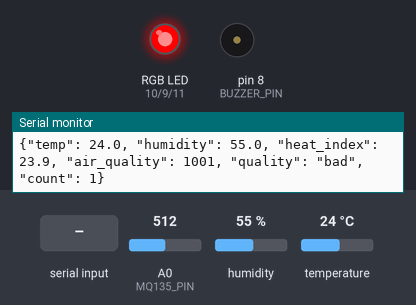
This sketch was run on a simulated Arduino Uno, built with avr-gcc and run on an emulated ATmega328P. Parts: an RGB LED mixed from three pins (HIGH = lit), buzzer (waves = sounding), the last lines printed to the serial monitor. Inputs (shaded band) come from the test bench; at power-on: A0 (MQ135_PIN) = 512, humidity 55 %, temperature 24 °C.

Above: at 5.7 s.
5.8 s: "SET_COLOR:\n" received over Serial
At 7.2 s:
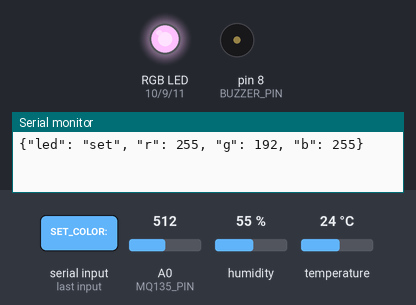
12.0 s: "SET_COLOR:90\n" received over Serial
At 13.1 s:
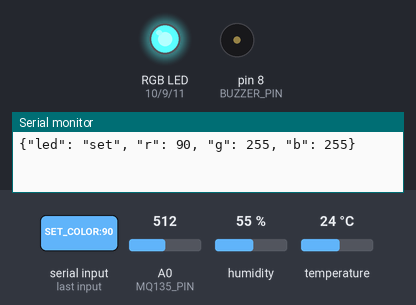
22.0 s: "AUTO_COLOR\n" received over Serial
At 30.12 s:
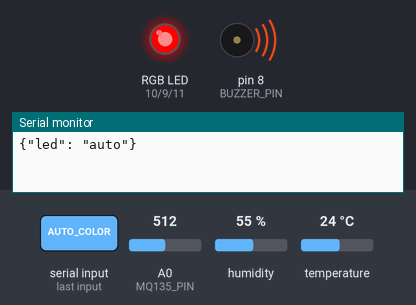
32.0 s: A0 (MQ135_PIN) set to 504
At 40.8 s:
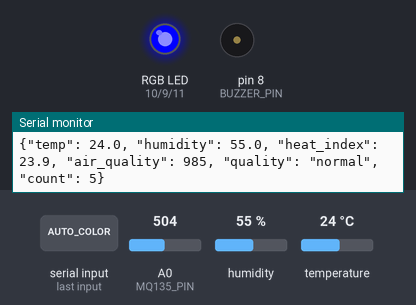
41.5 s: A0 (MQ135_PIN) set to 325
51.2 s: A0 (MQ135_PIN) set to 288
At 60.8 s:
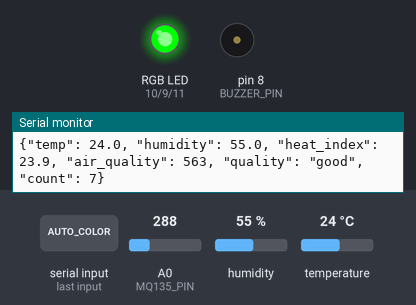
Timing chart, 0 to 62.3 s (numbered marks = the images above; inputs shaded):
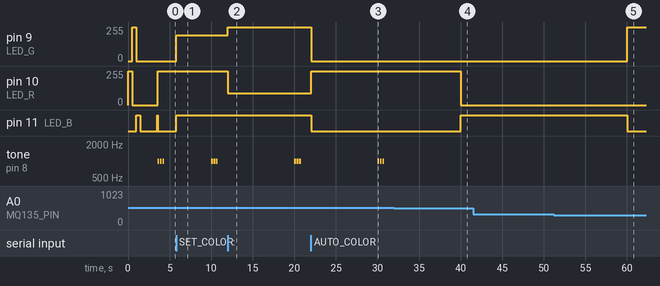

The sketch:

dht_sensor.ino
```cpp
/*
 * DHT 溫濕度感測器 + MQ135 空氣品質 + RGB LED + 蜂鳴器
 * 生物機電工程概論 期末專題 v0.3.0
 *
 * 功能：
 *   - 讀取 DHT11/22 感測器數據
 *   - 讀取 MQ135 空氣品質 (PPM)
 *   - RGB LED 顯示空氣品質狀態
 *   - 蜂鳴器在空氣品質差時警報
 *   - 透過 Serial 傳送數據到電腦
 *   - 支援 Discord 遠端控制 LED 顏色與蜂鳴器
 *
 * 接線說明：
 *   DHT VCC  → Arduino 5V
 *   DHT GND  → Arduino GND
 *   DHT DATA → Arduino D2
 *
 *   MQ135:
 *     VCC  → Arduino 5V
 *     GND  → Arduino GND
 *     AOUT → Arduino A0
 *
 *   RGB LED:
 *     R → D9  (PWM)
 *     G → D10 (PWM)
 *     B → D11 (PWM)
 *     共陰極 → GND
 *
 *   蜂鳴器:
 *     正極 → D8
 *     負極 → GND
 */

#include <DHT.h>

// ========== 感測器設定 ==========
#define DHTPIN 2           // DHT 感測器資料腳位
#define DHTTYPE DHT11       // DHT11 或 DHT22

// ========== MQ135 設定 ==========
#define MQ135_PIN A0        // MQ135 類比輸出腳位

// ========== RGB LED 設定 ==========
#define LED_R 10            // 紅色 LED (原本的 Green 腳位，因硬體接線為 GRB)
#define LED_G 9             // 綠色 LED (原本的 Red 腳位)
#define LED_B 11            // 藍色 LED (PWM)

// ========== 蜂鳴器設定 ==========
#define BUZZER_PIN 8        // 蜂鳴器腳位

// ========== 時間設定 ==========
#define READ_INTERVAL 10000 // 讀取間隔（毫秒）- 改為 10 秒
#define BAUD_RATE 9600      // Serial 通訊速率

// ========== 空氣品質閾值 ==========
// 舒適範圍：溫度 20-28°C，濕度 40-70%
#define TEMP_GOOD_MIN 20.0
#define TEMP_GOOD_MAX 28.0
#define TEMP_BAD_MIN 15.0
#define TEMP_BAD_MAX 35.0

#define HUMIDITY_GOOD_MIN 40.0
#define HUMIDITY_GOOD_MAX 70.0
#define HUMIDITY_BAD_MIN 20.0
#define HUMIDITY_BAD_MAX 85.0

// PPM 閾值
#define PPM_GOOD_MAX 600
#define PPM_BAD_MIN 1000

// ==============================

// 空氣品質等級
enum AirQuality {
  QUALITY_GOOD,    // 綠色
  QUALITY_NORMAL,  // 藍色
  QUALITY_BAD      // 紅色 + 蜂鳴器
};

// 初始化 DHT 感測器
DHT dht(DHTPIN, DHTTYPE);

// 函式原型宣告 (Forward Declarations)
AirQuality evaluateAirQuality(float temp, float humidity, float ppm = 0);
void readAndSendData();
void sendStatus();
void testLED();
void buzz(int times);
void setRGB(int r, int g, int b);
void updateLED(AirQuality quality);
void blinkRGB(int r, int g, int b, int times);

// 變數
unsigned long lastReadTime = 0;
unsigned long readCount = 0;
AirQuality currentQuality = QUALITY_NORMAL;

bool manualColorMode = false;  // 是否由 Discord 控制 LED 顏色
bool silentMode = false;       // 是否開啟靜音模式 (Discord 控制)

void setup() {
  // 初始化 Serial 通訊
  Serial.begin(BAUD_RATE);

  // 初始化 DHT 感測器
  dht.begin();

  // 初始化 RGB LED
  pinMode(LED_R, OUTPUT);
  pinMode(LED_G, OUTPUT);
  pinMode(LED_B, OUTPUT);

  // 初始化蜂鳴器
  pinMode(BUZZER_PIN, OUTPUT);
  digitalWrite(BUZZER_PIN, LOW);

  // 開機燈光測試
  testLED();

  // 等待感測器穩定
  delay(2000);

  // 設為藍色（待機）
  setRGB(0, 0, 255);

  // 啟動訊息
  Serial.println("{\"status\": \"ready\", \"version\": \"0.3.0\", \"sensor\": \"" +
                 String(DHTTYPE == DHT11 ? "DHT11" : "DHT22") +
                 "\", \"features\": [\"rgb_led\", \"buzzer\", \"mq135\", \"discord_ctrl\"]}");

  // 立即讀取一次
  readAndSendData();
}

void loop() {
  unsigned long currentTime = millis();

  // 定時讀取
  if (currentTime - lastReadTime >= READ_INTERVAL) {
    lastReadTime = currentTime;
    readAndSendData();
  }

  // 處理 Serial 指令
  if (Serial.available() > 0) {
    String command = Serial.readStringUntil('\n');
    command.trim();

    if (command == "READ") {
      readAndSendData();
    } else if (command == "STATUS") {
      sendStatus();
    } else if (command == "PING") {
      Serial.println("{\"pong\": true}");
    } else if (command == "TEST_LED") {
      testLED();
    } else if (command == "BUZZ") {
      // 遠端觸發蜂鳴器（由 Discord 指令觸發）
      buzz(3);
      Serial.println("{\"buzzer\": \"triggered\", \"count\": 3}");
    } else if (command == "BUZZER_OFF") {
      digitalWrite(BUZZER_PIN, LOW);
    } else if (command.startsWith("SET_COLOR:")) {
      // 從 Discord 控制 LED 顏色，格式: SET_COLOR:R,G,B
      String colorData = command.substring(10);
      int r, g, b;
      sscanf(colorData.c_str(), "%d,%d,%d", &r, &g, &b);
      r = constrain(r, 0, 255);
      g = constrain(g, 0, 255);
      b = constrain(b, 0, 255);
      setRGB(r, g, b);
      manualColorMode = true;
      Serial.println("{\"led\": \"set\", \"r\": " + String(r) + ", \"g\": " + String(g) + ", \"b\": " + String(b) + "}");
    } else if (command == "AUTO_COLOR") {
      // 切回自動模式
      manualColorMode = false;
      updateLED(currentQuality);
      Serial.println("{\"led\": \"auto\"}");
    } else if (command.startsWith("SET_BUZZER:")) {
      // 從 Discord 控制蜂鳴器次數，格式: SET_BUZZER:N
      int times = command.substring(11).toInt();
      times = constrain(times, 1, 10);
      buzz(times);
      Serial.println("{\"buzzer\": \"triggered\", \"count\": " + String(times) + "}");
    } else if (command == "SILENT_ON") {
      silentMode = true;
      Serial.println("{\"silent\": true}");
    } else if (command == "SILENT_OFF") {
      silentMode = false;
      Serial.println("{\"silent\": false}");
    }
  }
}

void readAndSendData() {
  // 讀取感測器
  float humidity = dht.readHumidity();
  float temperature = dht.readTemperature();
  readCount++;

  // 檢查讀取結果
  if (isnan(humidity) || isnan(temperature)) {
    Serial.println("{\"error\": \"Failed to read from DHT sensor\", \"count\": " + String(readCount) + "}");
    // 讀取失敗閃爍紅燈
    blinkRGB(255, 0, 0, 3);
    return;
  }

  // 讀取 MQ135 PPM
  int mq135Raw = analogRead(MQ135_PIN);
  // 簡易轉換公式（線性近似，實際應根據校正曲線調整）
  // PPM ≈ (analogValue / 1023) * 2000  (假設最大 2000 ppm)
  float airQualityPPM = (mq135Raw / 1023.0) * 2000.0;

  // 計算體感溫度
  float heatIndex = dht.computeHeatIndex(temperature, humidity, false);

  // 判斷空氣品質（加入 PPM）
  AirQuality quality = evaluateAirQuality(temperature, humidity, airQualityPPM);
  currentQuality = quality;

  // 設定 LED 顏色（若非手動模式）
  if (!manualColorMode) {
    updateLED(quality);
  }

  // 處理蜂鳴器
  if (quality == QUALITY_BAD) {
    buzz(3);  // 警報 3 次
  }

  // 輸出 JSON（加入 air_quality）
  String qualityStr = (quality == QUALITY_GOOD) ? "good" :
                      (quality == QUALITY_NORMAL) ? "normal" : "bad";

  String jsonOutput = "{";
  jsonOutput += "\"temp\": " + String(temperature, 1) + ", ";
  jsonOutput += "\"humidity\": " + String(humidity, 1) + ", ";
  jsonOutput += "\"heat_index\": " + String(heatIndex, 1) + ", ";
  jsonOutput += "\"air_quality\": " + String(airQualityPPM, 0) + ", ";
  jsonOutput += "\"quality\": \"" + qualityStr + "\", ";
  jsonOutput += "\"count\": " + String(readCount);
  jsonOutput += "}";

  Serial.println(jsonOutput);
}

AirQuality evaluateAirQuality(float temp, float humidity, float ppm) {
  // 判斷是否在舒適範圍內
  bool tempGood = (temp >= TEMP_GOOD_MIN && temp <= TEMP_GOOD_MAX);
  bool tempBad = (temp < TEMP_BAD_MIN || temp > TEMP_BAD_MAX);

  bool humidityGood = (humidity >= HUMIDITY_GOOD_MIN && humidity <= HUMIDITY_GOOD_MAX);
  bool humidityBad = (humidity < HUMIDITY_BAD_MIN || humidity > HUMIDITY_BAD_MAX);

  // 判斷 PPM
  bool ppmGood = (ppm <= PPM_GOOD_MAX);
  bool ppmBad = (ppm >= PPM_BAD_MIN);

  // 判斷品質
  if (tempBad || humidityBad || ppmBad) {
    return QUALITY_BAD;     // 紅色
  } else if (tempGood && humidityGood && ppmGood) {
    return QUALITY_GOOD;    // 綠色
  } else {
    return QUALITY_NORMAL;  // 藍色
  }
}

void setRGB(int r, int g, int b) {
  analogWrite(LED_R, r);
  analogWrite(LED_G, g);
  analogWrite(LED_B, b);
}

void updateLED(AirQuality quality) {
  switch (quality) {
    case QUALITY_GOOD:
      setRGB(0, 255, 0);    // 綠色
      break;
    case QUALITY_NORMAL:
      setRGB(0, 0, 255);    // 藍色
      break;
    case QUALITY_BAD:
      setRGB(255, 0, 0);    // 紅色
      break;
  }
}

void blinkRGB(int r, int g, int b, int times) {
  for (int i = 0; i < times; i++) {
    setRGB(r, g, b);
    delay(200);
    setRGB(0, 0, 0);
    delay(200);
  }
}

void testLED() {
  // 紅
  setRGB(255, 0, 0);
  delay(500);
  // 綠
  setRGB(0, 255, 0);
  delay(500);
  // 藍
  setRGB(0, 0, 255);
  delay(500);
  // 關閉
  setRGB(0, 0, 0);
}

void buzz(int times) {
  if (silentMode) return;  // 靜音模式下不發聲

  for (int i = 0; i < times; i++) {
    // 使用 tone() 驅動無源蜂鳴器，頻率 1000Hz
    tone(BUZZER_PIN, 1000);
    delay(200);
    noTone(BUZZER_PIN);
    delay(100);
  }
}

void sendStatus() {
  String qualityStr = (currentQuality == QUALITY_GOOD) ? "good" :
                      (currentQuality == QUALITY_NORMAL) ? "normal" : "bad";

  String statusJson = "{";
  statusJson += "\"status\": \"running\", ";
  statusJson += "\"version\": \"0.2.0\", ";
  statusJson += "\"sensor\": \"" + String(DHTTYPE == DHT11 ? "DHT11" : "DHT22") + "\", ";
  statusJson += "\"pin\": \"A5\", ";
  statusJson += "\"interval_ms\": " + String(READ_INTERVAL) + ", ";
  statusJson += "\"read_count\": " + String(readCount) + ", ";
  statusJson += "\"current_quality\": \"" + qualityStr + "\", ";
  statusJson += "\"uptime_ms\": " + String(millis());
  statusJson += "}";

  Serial.println(statusJson);
}
```

Measured:
- the behaviour switches between 512 and 511 on A0 (MQ135_PIN) (found by bisection; images 3 and 4)
- the behaviour switches between 307 and 306 on A0 (MQ135_PIN) (found by bisection; images 4 and 5)
- after the input at 5.8 s, pin 9 (LED_G): 0/255 → 192/255 at once; pin 11 (LED_B): LOW → HIGH at once
- after the input at 12.0 s, pin 9 (LED_G): 192/255 → 255/255 at once; pin 10 (LED_R): 255/255 → 90/255 at once
- after the input at 22.0 s, pin 9 (LED_G): 255/255 → 0/255 at once; pin 10 (LED_R): 90/255 → 255/255 at once; pin 11 (LED_B): HIGH → LOW at once
- after the input at 32.0 s, pin 10 (LED_R): 255/255 → 0/255 after 8.0 s; pin 11 (LED_B): LOW → HIGH after 8.0 s; tone on pin 8 (BUZZER_PIN): stops changing and stays silent
- after the input at 51.2 s, pin 9 (LED_G): 0/255 → 255/255 after 8.8 s; pin 11 (LED_B): HIGH → LOW after 8.8 s
